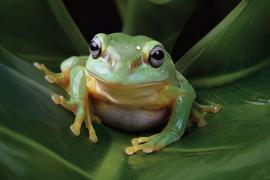
#> input picture examples/frog-small.jpg, 270 x 180 px
$ python example1.py
#> lines starting #> are read from the running program, lines starting #| are printed output that depends on the picture
import numpy as np
from PIL import Image
from tqdm import tqdm

from gif_writer import GifWriter

img = Image.open("./frog-small.jpg")
#> img is the input picture: PIL image 270x180 RGB; mean R, G, B 56.7, 69.2, 40.7

ar = np.array(img)
ar = np.einsum("abc->cab", ar)[0]
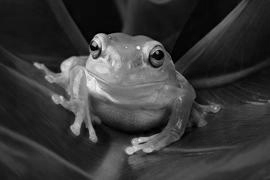
#> ar: shape (180, 270); min 0, max 254, mean 56.7
# print(ar.shape)


def conv(img, kernel):

    kh = kernel.shape[0]
    kw = kernel.shape[1]

    img = np.pad(
        img,
        pad_width=((kh // 2, kh // 2), (kw // 2, kw // 2)),
        mode="constant",
        constant_values=0,
    ).astype(np.float32)

    h = kh // 2
    w = kw // 2

    image_conv = np.zeros(img.shape)

    with GifWriter("./out2.gif", fps=60) as gw:
        for i in tqdm(range(h, img.shape[0] - h)):
            # print(i)
            for j in range(w, img.shape[1] - w):
                # sum = 0
                x = img[i - h : i - h + kh, j - w : j - w + kw]
                x = x.flatten() * kernel.flatten()
                # print(x)
                image_conv[i][j] = x.sum()
            gw.record(image_conv)

        # print(kernel.flatten())
    h_end = -h
    w_end = -w

    if h == 0:
        return image_conv[h:, w:w_end]
    if w == 0:
        return image_conv[h:h_end, w:]

    return image_conv[h:h_end, w:w_end]


sigma = 3
filter_size = 2 * int(4 * sigma + 0.5) + 1
gaussian_filter = np.zeros((filter_size, filter_size), np.float32)

m = filter_size // 2
n = filter_size // 2
#> (the run stopped early here; a loop or call above may not have finished)
